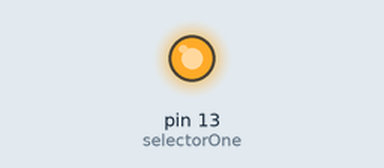
Simulated run of this sketch. Board: Arduino Uno, built with avr-gcc and run on an emulated ATmega328P. Parts: output pins drawn as LEDs (lit = HIGH).

Above: at 2.5 s.
At 7.5 s:
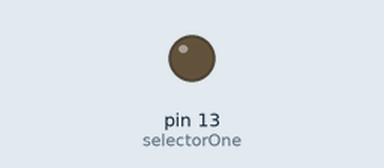
Timing chart, 0 to 13.0 s (numbered marks = the images above):
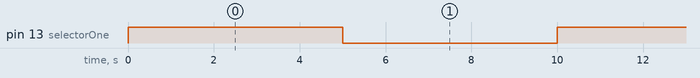

The sketch:

Transistor.ino
```cpp
int selectorOne = 13;
boolean choose = true;
int i = 0;
float myArray[]= {0,0};
int sensorValue = analogRead(A5);

// the setup routine runs once when you press reset:
void setup() {
  // initialize serial communication at 9600 bits per second:
  Serial.begin(9600);
  pinMode(selectorOne, OUTPUT);
}

// the loop routine runs over and over again forever:
void loop() {
  digitalWrite(selectorOne, HIGH);
  delay(5000);
  digitalWrite(selectorOne, LOW);
  delay(5000);
}
```

Measured:
- by itself, pin 13 (selectorOne): alternates HIGH for 5.0 s and LOW for 5.0 s
